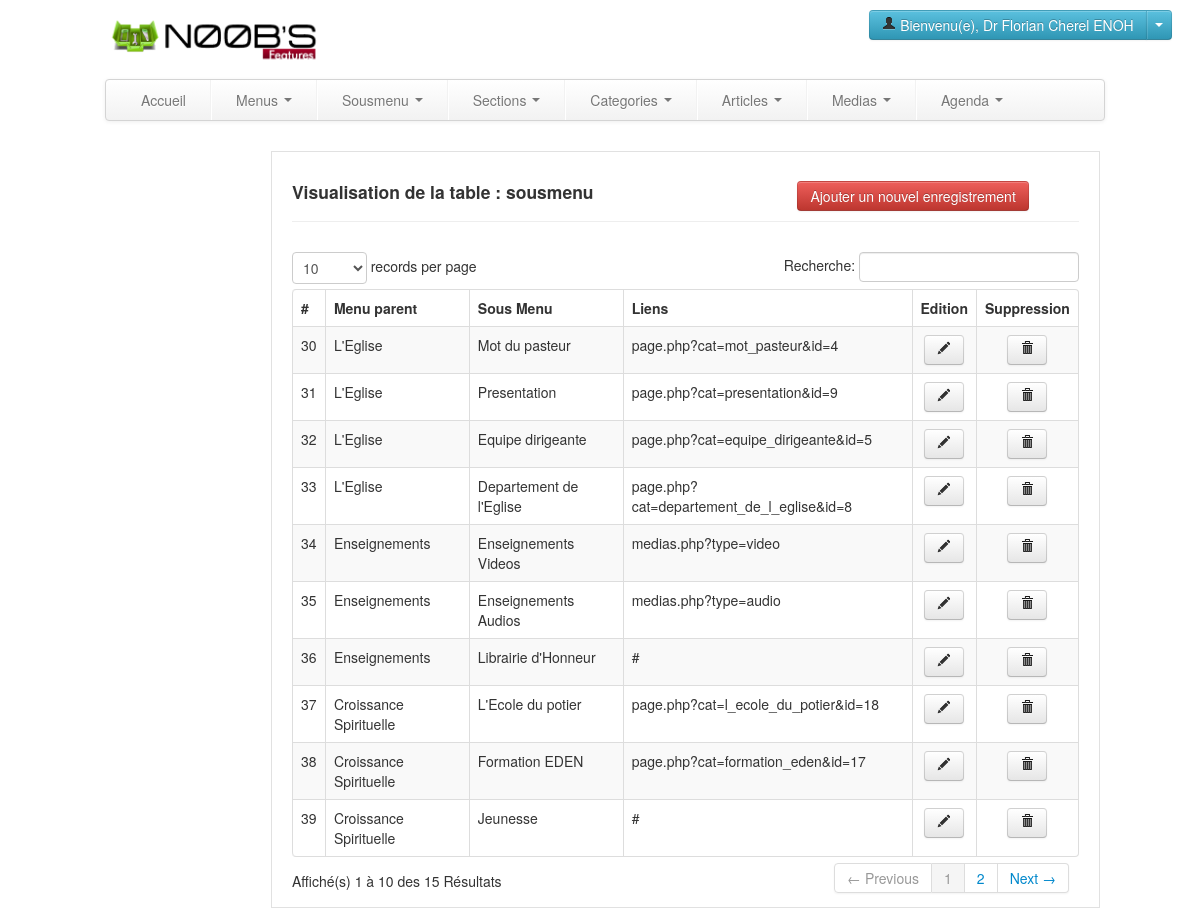
The app's page /myadmin/visualiseur.php?form=sousmenu (signed in) with its own data.
### tables this page shows
CREATE TABLE IF NOT EXISTS `sousmenu` (
  `idSousMenu` int(11) NOT NULL AUTO_INCREMENT,
  `subMenu` varchar(45) DEFAULT NULL,
  `menus_idMenu` int(11) NOT NULL,
  `menulink` varchar(255) NOT NULL,
  PRIMARY KEY (`idSousMenu`),
  KEY `fk_sousMenu_menus1_idx` (`menus_idMenu`)
);

### myadmin/required/class/mysql.class.php (called while the page is built, shortened)
<?php
	class MysqlConnect
	{
		public function Connecter()
		{
			if($this->connex = mysql_connect(self::SERVER,self::USER,self::PWD)){
				if($this->tb = mysql_select_db(self::DB,$this->connex)){
					return true;
				}else{
					return mysql_error();
				}
			}else{
				return mysql_error();
			}
		}
	}
?>

### myadmin/required/class/queries.class.php (called while the page is built, shortened)
<?php
	require_once('mysql.class.php');
	class GeneralsQueries extends MysqlConnect{
		public $table;
		public $valeurs;
		public $champs;
		public function Protection($donnees){
			if($this->Connecter()){
				return mysql_real_escape_string(htmlentities($donnees));
				}
		}
		public function Select(){
			if($this->Connecter()){
				$selection = "SELECT ".$this->Protection($this->champs)." FROM ".$this->Protection($this->table)."  WHERE ".$this->valeurs."";
				$reponse = mysql_query($selection) or exit($this->ErreurSQL());
				$n = mysql_num_rows($reponse);
				if($n!=0){
					$data = array();
					$i=0;
					while($datum = mysql_fetch_array($reponse)){
						$data[$i] = $datum;
						$i++;
					}
					return $data;
				}
				else return false;
			}else{
				return $this->ErreurSQL();
			}
		}
		public function SelectColumn(){
			if($this->Connecter()){
				$selection = "SHOW COLUMNS  FROM ".$this->Protection($this->table)."";
				$reponse = mysql_query($selection) or exit($this->ErreurSQL());
				$n = mysql_num_rows($reponse);
				if($n!=0){
					$data = array();
					$i=0;
					while($datum = mysql_fetch_array($reponse)){
						$data[$i] = $datum;
						$i++;
					}
					return $data;
				}
				else return false;
			}else{
				return $this->ErreurSQL();
			}
		}
	}
?>

### myadmin/include/listeur/view-sousmenu.php (the view, shortened to what this page needs)
<div class="page-header">
				 		<h4 class="Heading4" style="display:inline-block;">Visualisation de la table : sousmenu  </h4>
				 		<div style="margin-left:200px;display:inline-block;"><a href="formulaire.php?form=sousmenu" class="btn btn-danger">Ajouter un nouvel enregistrement</a></div>
				 	</div>	 <?php
require_once("required/class/queries.class.php");
 $testChamp = new GeneralsQueries;
	  $action="voir";
				 $testChamp->table = "droits";
				 $testChamp->champs ="*";
		 $testChamp->valeurs="item = 'sousmenu' AND utilisateur_id_user = '".$_SESSION['appUserId']."' ";
				 $sel = $testChamp->Select();
				 if($sel){
				 $droits = $sel[0][$action]; }
				 else{
				 $droits = 0; }
				  if($droits==0){
				 $erreur='<div id="error" class="alert alert-error">';
				 echo $erreur."Désolé ,Vous n'avez pas accès à cette ressource !</div>";
				 }else{
	 $LoadData = new GeneralsQueries;
		 $LoadData->table="sousmenu";
$donnees=array('idSousMenu-#','textMenu-Menu parent','subMenu-Sous Menu','menulink-liens','edit-edition','delete-suppression');
$table='view_sousmenu';
?>
<table cellpadding="0" cellspacing="0" border="0" class="table table-striped table-bordered" id="example">
<thead>
	<tr>
		 	 <?php
		 $LoadData->table=$table;
		 $rslt =$LoadData->SelectColumn();
		 $champs =$rslt[0][0].',';
		 $id =$rslt[0][0].',';
		 for($i=0; $i<sizeof($donnees); $i++)
		 {
			 $elt = explode('-',$donnees[$i]);
			 $nom = $elt[0];
			 $label = $elt[1];
			 if($nom=="edit"||$nom=="delete"||$nom=="action"){
		 ?>
		 <th style="text-align:center;"><?php echo ucfirst($label); ?></th>
		 <?php
		 }else{
		 ?>
		 <th><?php echo utf8_encode(ucfirst($label)); ?></th>
		 <?php
		 }
		 ?>
		 <?php
		 }
		 ?>
	</tr>
</thead>
<tbody>
<?php
 for($i=0; $i<sizeof($donnees); $i++){
	 $elt = explode('-',$donnees[$i]);
	 $nom = $elt[0];
	 if($nom=="edit"||$nom=="delete"||$nom=="action"){
	 }else{
	 $champs .=$nom.',';
	 }
 }
		 $champs = substr($champs, 0, -1);
		 $LoadData->champs=$champs;
		 $LoadData->table=$table;
		 $LoadData->valeurs="1";
		 $res =$LoadData->Select();
		 for($i=0;$i<sizeof($res);$i++){
		 ?>
		 <tr>
<?php
		 for($a=0;$a<sizeof($donnees);$a++)
		 {
		 $elt = explode('-',$donnees[$a]);
		 $nom = $elt[0];
		 if($nom=="edit")
		 {
?>
		 <td style="text-align:center;"><a href="<?php echo "include/forms-page/form-page-sousmenu.php?id=".$res[$i][0].""; ?>" class="fancybox fancybox.iframe btn" title="Modifier"><i class="icon-pencil"></i></a></td>
<?php
		 }
		 elseif($nom=="delete"){
?>
		 <td style="text-align:center;"><a href="<?php echo "?form=sousmenu&id=".$res[$i][0].""; ?>" class="dialog btn" title="Supprimer" ><i class="icon-trash"></i></a></td>
<?php
		 }
		 elseif ($nom=="action") {
?>
		 <td style="text-align:center;"><a href="<?php echo "include/forms-page/form-page-sousmenu.php?id=".$res[$i][0].""; ?>" class="action"  class="fancybox fancybox.iframe btn" ><i class="icon-share-alt"></i></a></td>
<?php
		 }
		 elseif(in_array($id, $donnees)) {
?>
		 <td style="text-align:center;"><a href="$res[$i][0]" id="suppr"><i class="icon-trash"></i></a></td>
<?php
		 }else{
	 if(in_array($id, $donnees)){
?>
	 <td><?php echo $res[$i][$a]; ?></td>
		 <?php
		  }
		  else{
		  ?>
 <td><?php echo utf8_encode($res[$i][$a+1]); ?></td>
<?php
		 }
		 }
	 }
?>
		 </tr>
<?php
		 }
?>
	</tbody>
</table>
<?php } ?>
<?php
require_once("required/class/queries.class.php");
?>

### myadmin/css/all.css (style rules this page uses)
body { margin:0; font-size: 12px; font-family: helvetica; background: url(../pictures/bg_clear.jpg); overflow-x:hidden; }
a { outline: none; text-decoration: none; border:none; }

### records on screen
sousmenu: idSousMenu "39", subMenu "Jeunesse", menulink "#"
sousmenu: idSousMenu "38", subMenu "Formation EDEN", menulink "page.php?cat=formation_eden&id=17"
sousmenu: idSousMenu "37", subMenu "L'Ecole du potier", menulink "page.php?cat=l_ecole_du_potier&id=18"
sousmenu: idSousMenu "36", subMenu "Librairie d'Honneur", menulink "#"
sousmenu: idSousMenu "35", subMenu "Enseignements Audios", menulink "medias.php?type=audio"
sousmenu: idSousMenu "34", subMenu "Enseignements Videos", menulink "medias.php?type=video"
sousmenu: idSousMenu "33", subMenu "Departement de l'Eglise", menulink "page.php?cat=departement_de_l_eglise&id=8"
sousmenu: idSousMenu "32", subMenu "Equipe dirigeante", menulink "page.php?cat=equipe_dirigeante&id=5"
sousmenu: idSousMenu "31", subMenu "Presentation", menulink "page.php?cat=presentation&id=9"
sousmenu: idSousMenu "30", subMenu "Mot du pasteur", menulink "page.php?cat=mot_pasteur&id=4"

### other values on screen
$_SESSION['appUserName'] "Florian Cherel ENOH"
utf8_encode(ucfirst($label)) "#"
utf8_encode(ucfirst($label)) "Menu parent"
utf8_encode(ucfirst($label)) "Sous Menu"
utf8_encode(ucfirst($label)) "Liens"
$label "Edition"
$label "Suppression"
utf8_encode($res[$i][$a+1]) "Croissance Spirituelle"
utf8_encode($res[$i][$a+1]) "Enseignements"
utf8_encode($res[$i][$a+1]) "L'Eglise"
